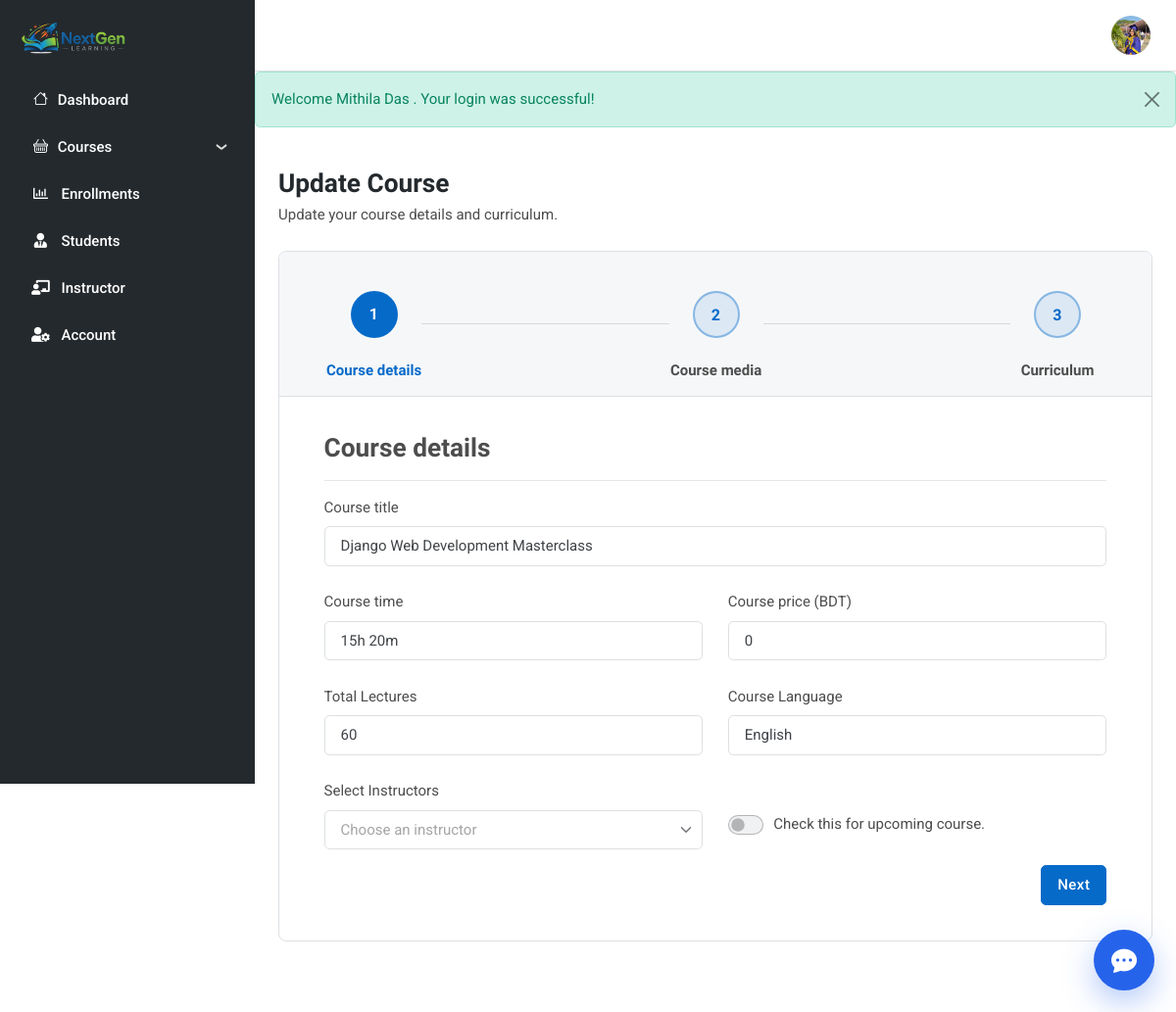
The page /admin/edit_course.php?id=35 (signed in) on the database its author committed.
### tables this page shows
CREATE TABLE `users` (
  `id` int(11) NOT NULL,
  `role` enum('student','admin','instructor') NOT NULL DEFAULT 'student',
  `first_name` varchar(255) NOT NULL,
  `last_name` varchar(255) NOT NULL,
  `phone` varchar(255) NOT NULL,
  `email` varchar(255) NOT NULL,
  `password` varchar(255) NOT NULL,
  `avatar` varchar(255) DEFAULT NULL,
  `created_at` datetime NOT NULL DEFAULT current_timestamp(),
  `updated_at` datetime NOT NULL DEFAULT current_timestamp()
);

CREATE TABLE `courses` (
  `id` bigint(20) NOT NULL,
  `title` varchar(255) NOT NULL,
  `short_desc` text NOT NULL,
  `description` text NOT NULL,
  `thumbnail` varchar(255) NOT NULL,
  `video` varchar(255) NOT NULL,
  `duration` varchar(255) NOT NULL,
  `instructor` int(11) DEFAULT NULL,
  `price` varchar(255) NOT NULL,
  `total_lectures` int(11) NOT NULL,
  `language` varchar(11) NOT NULL,
  `instructor_id` int(11) NOT NULL,
  `status` varchar(255) NOT NULL DEFAULT 'upcomming',
  `created_at` datetime NOT NULL DEFAULT current_timestamp(),
  `updated_at` datetime NOT NULL DEFAULT current_timestamp() ON UPDATE current_timestamp(),
  `upcoming` varchar(20) DEFAULT 'live'
);

### admin/edit_course.php (the view, shortened to what the rows shown need)
<?php
require '../includes/db.php';
require '../includes/get_course_by_id.php';
$course = get_detailed_course($conn, $_GET['id']);
?>
<div class="page-content-wrapper border-none shadow-none m-0 pt-4">
    <h1 class="h4 mb-1">Update Course</h1>
    <div class="card border rounded-3 mb-5">
        <div id="stepper" class="bs-stepper stepper-outline">
            <div class="card-body px-1 px-sm-4">
                <div class="bs-stepper-content">
                    <form action="../includes/process_update_course.php" method="post" enctype="multipart/form-data">
                        <div id="step-1" role="tabpanel" class="content fade" aria-labelledby="steppertrigger1">
                            <div class="row g-4">
                                <div class="col-12">
                                    <label class="form-label">Course title</label>
                                    <input name="title" class="form-control" type="text"
                                        placeholder="Enter course title" value="<?= htmlspecialchars($course['title']) ?>"
                                        required>
                                </div>
                                <div class="col-md-6">
                                    <label class="form-label">Course time</label>
                                    <input name="duration" class="form-control" type="text"
                                        placeholder="Enter course time" value="<?= htmlspecialchars($course['duration']) ?>" require>
                                </div>
                                <div class="col-md-6">
                                    <label class="form-label">Course price (BDT)</label>
                                    <input name="price" type="text" class="form-control"
                                        placeholder="Enter course price" value="<?= htmlspecialchars($course['price']) ?>" require>
                                </div>
                                <div class="col-md-6">
                                    <label class="form-label">Total Lectures</label>
                                    <input name="total_lectures" type="text" class="form-control"
                                        placeholder="Enter total lectures" value="<?= htmlspecialchars($course['total_lectures']) ?>" require>
                                </div>
                                <div class="col-md-6">
                                    <label class="form-label">Course Language</label>
                                    <input name="language" type="text" class="form-control"
                                        placeholder="Enter course language" value="<?= htmlspecialchars($course['language']) ?>" require>
                                </div>
                            </div>
                        </div>
                    </form>
                </div>
            </div>
        </div>
    </div>
</div>
<?php
$content = ob_get_clean();
include('../layouts/admin.php');
?>

### layouts/admin.php (shortened to what the rows shown need)
<?php
include_once('../includes/db.php');
include_once('../includes/get_user_by_id.php');
$user_id = $_SESSION['user_id'];
$user = get_user($conn, $user_id);
?>
<!DOCTYPE html>
<html lang="en">
<head>
    <link rel="stylesheet" type="text/css" href="../assets/vendor/font-awesome/css/all.min.css">
    <link rel="stylesheet" type="text/css" href="../assets/vendor/bootstrap-icons/bootstrap-icons.css">
    <link rel="stylesheet" type="text/css" href="../assets/vendor/choices/css/choices.min.css">
    <link rel="stylesheet" type="text/css" href="https://cdn.jsdelivr.net/npm/glightbox/dist/css/glightbox.min.css">
    <link rel="stylesheet" type="text/css" href="https://cdn.quilljs.com/1.3.7/quill.snow.css">
    <link rel="stylesheet" type="text/css" href="../assets/vendor/stepper/css/bs-stepper.min.css">
    <link rel="stylesheet" type="text/css" href="../assets/vendor/overlay-scrollbar/css/overlayscrollbars.min.css">
    <link rel="stylesheet" type="text/css" href="../assets/css/style.css">
</head>
<body>
    <main>
        <div class="page-content">
            <nav class="navbar top-bar navbar-light border-bottom shadow-none py-0 py-xl-3">
                <div class="container-fluid p-0">
                    <div class="d-flex align-items-center w-100">
                        <div class="ms-xl-auto">
                            <ul class="navbar-nav flex-row align-items-center">
                                <li class="nav-item ms-2 ms-md-3 dropdown">
                                    <a class="avatar avatar-sm p-0" href="#" id="profileDropdown" role="button" data-bs-auto-close="outside" data-bs-display="static" data-bs-toggle="dropdown" aria-expanded="false">
                                        <?php if ($user['avatar']) { ?>
                                            <img class="avatar-img rounded-circle" src="../uploads/img/users/<?php echo $user['avatar']; ?>" alt="avatar">
                                        <?php } else { ?>
                                            <img class="avatar-img rounded-circle" src="../assets/images/avatar/empty-profile.png" alt="avatar">
                                        <?php } ?>
                                    </a>
                                </li>
                            </ul>
                        </div>
                    </div>
                </div>
            </nav>
            <div>
                <?php echo $content; ?>
            </div>
        </div>
    </main>
    <?php if (empty($hide_default_chatbot)) { $ngChatBasePath = '../'; include '../chatbot/widget.php'; } ?>
</body>
</html>

### rows shown on the page
users: avatar (picture)
courses: title "Django Web Development Masterclass", duration "15h 20m", price "0", total_lectures "60", language "English"

### other values the page prints
$message "Welcome Mithila Das . Your login was successful!"
